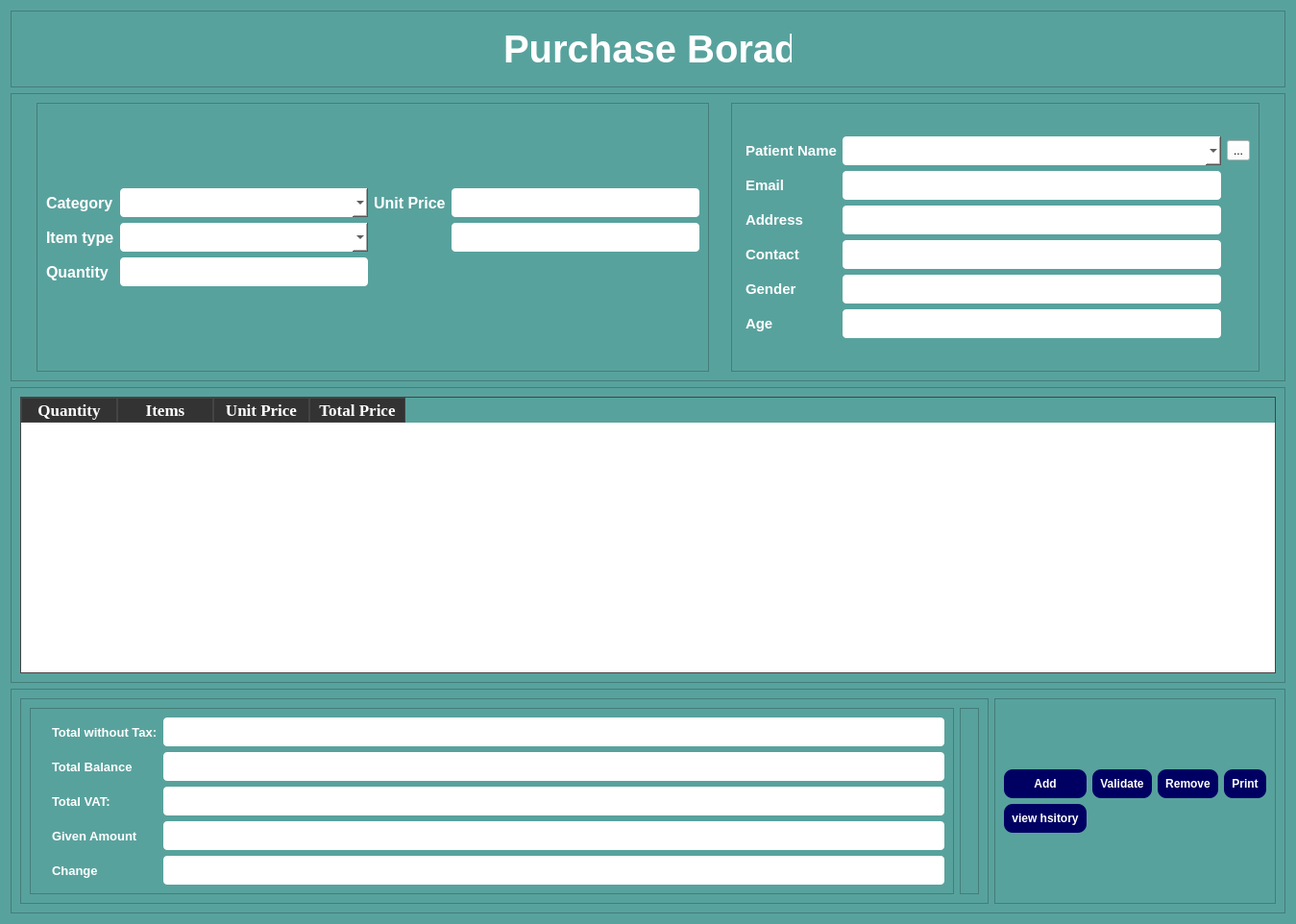
<?xml version="1.0" encoding="UTF-8"?>
<ui version="4.0">
 <class>Form</class>
 <widget class="QWidget" name="Form">
  <property name="geometry">
   <rect>
    <x>0</x>
    <y>0</y>
    <width>1349</width>
    <height>962</height>
   </rect>
  </property>
  <property name="windowTitle">
   <string>Form</string>
  </property>
  <property name="styleSheet">
   <string notr="true">#Form, #frame_2 ,#frame_3, #frame_4, #frame_6, #frame_7, #frame, #frame_5, #frame_8{
background-color: rgb(88, 162, 157);
}

QWidget{
background-color: rgb(88, 162, 157);
}

QFrame{
color: rgb(255, 255, 255);
}

QLineEdit, QComboBox{
color: black;
}

QTableWidget{
	color: rgb(0, 0, 0);
	background-color: rgb(255, 255, 255);
}

QLineEdit, QComboBox, #toolButton{
	background-color: rgb(255, 255, 255);
}
#toolButton{
	color: rgb(0, 0, 0);
}</string>
  </property>
  <layout class="QVBoxLayout" name="verticalLayout_2">
   <item>
    <widget class="QFrame" name="frame">
     <property name="minimumSize">
      <size>
       <width>1308</width>
       <height>0</height>
      </size>
     </property>
     <property name="frameShape">
      <enum>QFrame::StyledPanel</enum>
     </property>
     <property name="frameShadow">
      <enum>QFrame::Raised</enum>
     </property>
     <layout class="QHBoxLayout" name="horizontalLayout">
      <item alignment="Qt::AlignHCenter">
       <widget class="QLabel" name="label_6">
        <property name="minimumSize">
         <size>
          <width>60</width>
          <height>60</height>
         </size>
        </property>
        <property name="maximumSize">
         <size>
          <width>60</width>
          <height>60</height>
         </size>
        </property>
        <property name="text">
         <string/>
        </property>
        <property name="pixmap">
         <pixmap resource="../static.qrc">:/logo/images/9827180.png</pixmap>
        </property>
        <property name="scaledContents">
         <bool>true</bool>
        </property>
       </widget>
      </item>
      <item alignment="Qt::AlignHCenter">
       <widget class="QLabel" name="label">
        <property name="minimumSize">
         <size>
          <width>234</width>
          <height>0</height>
         </size>
        </property>
        <property name="maximumSize">
         <size>
          <width>300</width>
          <height>16777215</height>
         </size>
        </property>
        <property name="font">
         <font>
          <pointsize>30</pointsize>
          <bold>true</bold>
         </font>
        </property>
        <property name="text">
         <string>Purchase Borad</string>
        </property>
       </widget>
      </item>
      <item alignment="Qt::AlignHCenter">
       <widget class="QLabel" name="label_2">
        <property name="minimumSize">
         <size>
          <width>60</width>
          <height>60</height>
         </size>
        </property>
        <property name="maximumSize">
         <size>
          <width>60</width>
          <height>60</height>
         </size>
        </property>
        <property name="text">
         <string/>
        </property>
        <property name="pixmap">
         <pixmap resource="../static.qrc">:/logo/images/9827180.png</pixmap>
        </property>
        <property name="scaledContents">
         <bool>true</bool>
        </property>
       </widget>
      </item>
     </layout>
    </widget>
   </item>
   <item>
    <widget class="QFrame" name="frame_2">
     <property name="minimumSize">
      <size>
       <width>1200</width>
       <height>300</height>
      </size>
     </property>
     <property name="maximumSize">
      <size>
       <width>2000</width>
       <height>300</height>
      </size>
     </property>
     <property name="styleSheet">
      <string notr="true"/>
     </property>
     <property name="frameShape">
      <enum>QFrame::StyledPanel</enum>
     </property>
     <property name="frameShadow">
      <enum>QFrame::Raised</enum>
     </property>
     <layout class="QGridLayout" name="gridLayout_5">
      <item row="0" column="0">
       <widget class="QFrame" name="frame_4">
        <property name="minimumSize">
         <size>
          <width>700</width>
          <height>0</height>
         </size>
        </property>
        <property name="maximumSize">
         <size>
          <width>700</width>
          <height>16777215</height>
         </size>
        </property>
        <property name="styleSheet">
         <string notr="true">QLineEdit{
	border-radius: 4px;
	height: 20px;
	padding: 5px;

}

QComboBox{
	border-radius: 4px;
	height: 20px;
	padding: 5px;

}</string>
        </property>
        <property name="frameShape">
         <enum>QFrame::StyledPanel</enum>
        </property>
        <property name="frameShadow">
         <enum>QFrame::Raised</enum>
        </property>
        <layout class="QGridLayout" name="gridLayout_7">
         <item row="0" column="0">
          <layout class="QGridLayout" name="gridLayout">
           <item row="0" column="0">
            <widget class="QLabel" name="label_3">
             <property name="font">
              <font>
               <pointsize>12</pointsize>
               <bold>true</bold>
              </font>
             </property>
             <property name="text">
              <string>Category</string>
             </property>
            </widget>
           </item>
           <item row="0" column="1">
            <widget class="QComboBox" name="category"/>
           </item>
           <item row="2" column="0">
            <widget class="QLabel" name="label_5">
             <property name="font">
              <font>
               <pointsize>12</pointsize>
               <bold>true</bold>
              </font>
             </property>
             <property name="text">
              <string>Quantity</string>
             </property>
            </widget>
           </item>
           <item row="2" column="1">
            <widget class="QLineEdit" name="quantity"/>
           </item>
           <item row="0" column="2">
            <widget class="QLabel" name="label_7">
             <property name="font">
              <font>
               <pointsize>12</pointsize>
               <bold>true</bold>
              </font>
             </property>
             <property name="text">
              <string>Unit Price</string>
             </property>
            </widget>
           </item>
           <item row="1" column="1">
            <widget class="QComboBox" name="item_types"/>
           </item>
           <item row="1" column="0">
            <widget class="QLabel" name="label_4">
             <property name="font">
              <font>
               <pointsize>12</pointsize>
               <bold>true</bold>
              </font>
             </property>
             <property name="text">
              <string>Item type</string>
             </property>
            </widget>
           </item>
           <item row="0" column="3">
            <widget class="QLineEdit" name="unit_price">
             <property name="readOnly">
              <bool>true</bool>
             </property>
            </widget>
           </item>
           <item row="1" column="3">
            <widget class="QLabel" name="stock_level_display">
             <property name="styleSheet">
              <string notr="true">
	border-radius: 4px;
	height: 20px;
	padding: 5px;
background-color: rgb(255, 255, 255);
</string>
             </property>
             <property name="text">
              <string/>
             </property>
            </widget>
           </item>
          </layout>
         </item>
        </layout>
       </widget>
      </item>
      <item row="0" column="1">
       <widget class="QFrame" name="frame_3">
        <property name="minimumSize">
         <size>
          <width>550</width>
          <height>0</height>
         </size>
        </property>
        <property name="maximumSize">
         <size>
          <width>550</width>
          <height>16777215</height>
         </size>
        </property>
        <property name="styleSheet">
         <string notr="true">QLineEdit{
	border-radius: 4px;
	height: 20px;
	padding: 5px;

}

QComboBox{
	border-radius: 4px;
	height: 20px;
	padding: 5px;

}</string>
        </property>
        <property name="frameShape">
         <enum>QFrame::StyledPanel</enum>
        </property>
        <property name="frameShadow">
         <enum>QFrame::Raised</enum>
        </property>
        <layout class="QGridLayout" name="gridLayout_6">
         <item row="0" column="0">
          <layout class="QGridLayout" name="gridLayout_2">
           <property name="leftMargin">
            <number>5</number>
           </property>
           <property name="topMargin">
            <number>0</number>
           </property>
           <property name="horizontalSpacing">
            <number>6</number>
           </property>
           <item row="0" column="1">
            <widget class="QComboBox" name="patient_name"/>
           </item>
           <item row="2" column="0">
            <widget class="QLabel" name="label_10">
             <property name="minimumSize">
              <size>
               <width>0</width>
               <height>0</height>
              </size>
             </property>
             <property name="font">
              <font>
               <pointsize>11</pointsize>
               <bold>true</bold>
              </font>
             </property>
             <property name="text">
              <string>Address</string>
             </property>
            </widget>
           </item>
           <item row="3" column="1">
            <widget class="QLineEdit" name="p_contact">
             <property name="readOnly">
              <bool>true</bool>
             </property>
            </widget>
           </item>
           <item row="1" column="1">
            <widget class="QLineEdit" name="p_email">
             <property name="readOnly">
              <bool>true</bool>
             </property>
            </widget>
           </item>
           <item row="0" column="2">
            <widget class="QToolButton" name="toolButton">
             <property name="text">
              <string>...</string>
             </property>
            </widget>
           </item>
           <item row="4" column="1">
            <widget class="QLineEdit" name="p_gender">
             <property name="readOnly">
              <bool>true</bool>
             </property>
            </widget>
           </item>
           <item row="2" column="1">
            <widget class="QLineEdit" name="p_address">
             <property name="readOnly">
              <bool>true</bool>
             </property>
            </widget>
           </item>
           <item row="5" column="1">
            <widget class="QLineEdit" name="p_age">
             <property name="readOnly">
              <bool>true</bool>
             </property>
            </widget>
           </item>
           <item row="3" column="0">
            <widget class="QLabel" name="label_11">
             <property name="font">
              <font>
               <pointsize>11</pointsize>
               <bold>true</bold>
              </font>
             </property>
             <property name="text">
              <string>Contact</string>
             </property>
            </widget>
           </item>
           <item row="1" column="0">
            <widget class="QLabel" name="label_9">
             <property name="font">
              <font>
               <pointsize>11</pointsize>
               <bold>true</bold>
              </font>
             </property>
             <property name="text">
              <string>Email</string>
             </property>
            </widget>
           </item>
           <item row="4" column="0">
            <widget class="QLabel" name="label_12">
             <property name="font">
              <font>
               <pointsize>11</pointsize>
               <bold>true</bold>
              </font>
             </property>
             <property name="text">
              <string>Gender</string>
             </property>
            </widget>
           </item>
           <item row="5" column="0">
            <widget class="QLabel" name="label_13">
             <property name="font">
              <font>
               <pointsize>11</pointsize>
               <bold>true</bold>
              </font>
             </property>
             <property name="text">
              <string>Age</string>
             </property>
            </widget>
           </item>
           <item row="0" column="0">
            <widget class="QLabel" name="label_8">
             <property name="font">
              <font>
               <pointsize>11</pointsize>
               <bold>true</bold>
              </font>
             </property>
             <property name="text">
              <string>Patient Name</string>
             </property>
            </widget>
           </item>
          </layout>
         </item>
        </layout>
       </widget>
      </item>
     </layout>
    </widget>
   </item>
   <item>
    <widget class="QFrame" name="frame_5">
     <property name="minimumSize">
      <size>
       <width>1267</width>
       <height>0</height>
      </size>
     </property>
     <property name="styleSheet">
      <string notr="true">

#tableWidget{
	background-color: rgb(255, 255, 255);
	color: rgb(0, 0, 0);
}

#tableWidget::hover{
	color: rgb(0, 0, 0);

}

#tableWidget::select{
	color: rgb(0, 0, 0);
	background-color: rgb(214, 214, 214);
}</string>
     </property>
     <property name="frameShape">
      <enum>QFrame::StyledPanel</enum>
     </property>
     <property name="frameShadow">
      <enum>QFrame::Raised</enum>
     </property>
     <layout class="QVBoxLayout" name="verticalLayout">
      <item>
       <widget class="QTableWidget" name="tableWidget">
        <property name="font">
         <font>
          <kerning>false</kerning>
         </font>
        </property>
        <property name="styleSheet">
         <string notr="true">

QTableWidget {
color: rgb(0, 0, 0);
selection-background-color: rgb(14, 163, 255);
    border: 1px solid #444444;
    gridline-color: #555555;
}
QTableWidget::item {
    background-color: #282828;
    color: #FFFFFF;
}
QTableWidget::item:selected {
    background-color: #444444;
    color: #FFCC00;
}
QHeaderView::section {
    background-color: #333333;
    color: #FFFFFF;
    border: 1px solid #444444;
}
QTableWidget::item:hover {
    background-color: #555555;
}
</string>
        </property>
        <property name="sortingEnabled">
         <bool>true</bool>
        </property>
        <column>
         <property name="text">
          <string>Quantity</string>
         </property>
         <property name="font">
          <font>
           <family>Times New Roman</family>
           <pointsize>13</pointsize>
           <bold>true</bold>
          </font>
         </property>
         <property name="background">
          <color>
           <red>255</red>
           <green>255</green>
           <blue>255</blue>
          </color>
         </property>
        </column>
        <column>
         <property name="text">
          <string>Items</string>
         </property>
         <property name="font">
          <font>
           <family>Times New Roman</family>
           <pointsize>13</pointsize>
           <bold>true</bold>
          </font>
         </property>
         <property name="background">
          <color>
           <red>255</red>
           <green>255</green>
           <blue>255</blue>
          </color>
         </property>
        </column>
        <column>
         <property name="text">
          <string>Unit Price</string>
         </property>
         <property name="font">
          <font>
           <family>Times New Roman</family>
           <pointsize>13</pointsize>
           <bold>true</bold>
          </font>
         </property>
         <property name="background">
          <color>
           <red>255</red>
           <green>255</green>
           <blue>255</blue>
          </color>
         </property>
        </column>
        <column>
         <property name="text">
          <string>Total Price</string>
         </property>
         <property name="font">
          <font>
           <family>Times New Roman</family>
           <pointsize>13</pointsize>
           <bold>true</bold>
          </font>
         </property>
         <property name="background">
          <color>
           <red>255</red>
           <green>255</green>
           <blue>255</blue>
          </color>
         </property>
        </column>
       </widget>
      </item>
     </layout>
    </widget>
   </item>
   <item>
    <widget class="QFrame" name="frame_6">
     <property name="minimumSize">
      <size>
       <width>1291</width>
       <height>0</height>
      </size>
     </property>
     <property name="maximumSize">
      <size>
       <width>1500</width>
       <height>16777215</height>
      </size>
     </property>
     <property name="styleSheet">
      <string notr="true">QLineEdit{
	border-radius: 4px;
	height: 20px;
	padding: 5px;

}
#frame_6{
	background-color: rgb(88, 162, 157);
}
</string>
     </property>
     <property name="frameShape">
      <enum>QFrame::StyledPanel</enum>
     </property>
     <property name="frameShadow">
      <enum>QFrame::Raised</enum>
     </property>
     <layout class="QHBoxLayout" name="horizontalLayout_2">
      <item>
       <widget class="QFrame" name="frame_8">
        <property name="styleSheet">
         <string notr="true">#frame_10, #frame_9{
	background-color: rgb(88, 162, 157);
}

QLineEdit{
	background-color: rgb(255, 255, 255);
}</string>
        </property>
        <property name="frameShape">
         <enum>QFrame::StyledPanel</enum>
        </property>
        <property name="frameShadow">
         <enum>QFrame::Raised</enum>
        </property>
        <layout class="QHBoxLayout" name="horizontalLayout_3">
         <item>
          <widget class="QFrame" name="frame_9">
           <property name="frameShape">
            <enum>QFrame::StyledPanel</enum>
           </property>
           <property name="frameShadow">
            <enum>QFrame::Raised</enum>
           </property>
           <layout class="QGridLayout" name="gridLayout_9">
            <item row="0" column="0">
             <layout class="QGridLayout" name="gridLayout_3">
              <item row="1" column="2">
               <widget class="QLineEdit" name="total_balance">
                <property name="font">
                 <font>
                  <pointsize>12</pointsize>
                 </font>
                </property>
                <property name="readOnly">
                 <bool>true</bool>
                </property>
               </widget>
              </item>
              <item row="1" column="0">
               <widget class="QLabel" name="label_22">
                <property name="text">
                 <string/>
                </property>
                <property name="pixmap">
                 <pixmap resource="../static.qrc">:/logo/images/payment_history_50px.png</pixmap>
                </property>
                <property name="scaledContents">
                 <bool>true</bool>
                </property>
               </widget>
              </item>
              <item row="1" column="1">
               <widget class="QLabel" name="label_21">
                <property name="font">
                 <font>
                  <pointsize>10</pointsize>
                  <bold>true</bold>
                 </font>
                </property>
                <property name="text">
                 <string>Total Balance</string>
                </property>
               </widget>
              </item>
              <item row="5" column="0">
               <widget class="QLabel" name="label_20">
                <property name="text">
                 <string/>
                </property>
                <property name="pixmap">
                 <pixmap resource="../static.qrc">:/logo/images/stack_of_money_48px.png</pixmap>
                </property>
                <property name="scaledContents">
                 <bool>true</bool>
                </property>
               </widget>
              </item>
              <item row="0" column="1">
               <widget class="QLabel" name="label_14">
                <property name="font">
                 <font>
                  <pointsize>10</pointsize>
                  <bold>true</bold>
                 </font>
                </property>
                <property name="text">
                 <string>Total without Tax:</string>
                </property>
               </widget>
              </item>
              <item row="0" column="2">
               <widget class="QLineEdit" name="total_amount_without_tax">
                <property name="font">
                 <font>
                  <pointsize>12</pointsize>
                 </font>
                </property>
                <property name="readOnly">
                 <bool>true</bool>
                </property>
               </widget>
              </item>
              <item row="5" column="1">
               <widget class="QLabel" name="label_19">
                <property name="font">
                 <font>
                  <pointsize>10</pointsize>
                  <bold>true</bold>
                 </font>
                </property>
                <property name="text">
                 <string>Change</string>
                </property>
               </widget>
              </item>
              <item row="5" column="2">
               <widget class="QLineEdit" name="change_to_give">
                <property name="font">
                 <font>
                  <pointsize>12</pointsize>
                 </font>
                </property>
                <property name="readOnly">
                 <bool>true</bool>
                </property>
               </widget>
              </item>
              <item row="3" column="1">
               <widget class="QLabel" name="label_18">
                <property name="font">
                 <font>
                  <pointsize>10</pointsize>
                  <bold>true</bold>
                 </font>
                </property>
                <property name="text">
                 <string>Total VAT:</string>
                </property>
               </widget>
              </item>
              <item row="4" column="1">
               <widget class="QLabel" name="label_23">
                <property name="font">
                 <font>
                  <pointsize>10</pointsize>
                  <bold>true</bold>
                 </font>
                </property>
                <property name="text">
                 <string>Given Amount</string>
                </property>
               </widget>
              </item>
              <item row="3" column="2">
               <widget class="QLineEdit" name="total_VAT_on_items">
                <property name="font">
                 <font>
                  <pointsize>12</pointsize>
                 </font>
                </property>
                <property name="readOnly">
                 <bool>true</bool>
                </property>
               </widget>
              </item>
              <item row="4" column="2">
               <widget class="QLineEdit" name="amount_given">
                <property name="font">
                 <font>
                  <pointsize>12</pointsize>
                 </font>
                </property>
               </widget>
              </item>
              <item row="4" column="0">
               <widget class="QLabel" name="label_24">
                <property name="text">
                 <string/>
                </property>
                <property name="pixmap">
                 <pixmap resource="../static.qrc">:/logo/images/sales_performance_50px.png</pixmap>
                </property>
                <property name="scaledContents">
                 <bool>true</bool>
                </property>
               </widget>
              </item>
             </layout>
            </item>
           </layout>
          </widget>
         </item>
         <item>
          <widget class="QFrame" name="frame_10">
           <property name="styleSheet">
            <string notr="true">QLineEdit{
	background-color: rgb(255, 170, 0);
}</string>
           </property>
           <property name="frameShape">
            <enum>QFrame::StyledPanel</enum>
           </property>
           <property name="frameShadow">
            <enum>QFrame::Raised</enum>
           </property>
           <layout class="QVBoxLayout" name="verticalLayout_3">
            <property name="spacing">
             <number>2</number>
            </property>
            <property name="sizeConstraint">
             <enum>QLayout::SetDefaultConstraint</enum>
            </property>
            <property name="bottomMargin">
             <number>9</number>
            </property>
           </layout>
          </widget>
         </item>
        </layout>
       </widget>
      </item>
      <item>
       <widget class="QFrame" name="frame_7">
        <property name="styleSheet">
         <string notr="true">QPushButton{
	border-radius: 9px;
	padding: 8px;
	font-weight: 900px;
	background-color: rgb(0, 0, 99);
	color: white;
}

QPushButton::hover{
	background-color: rgb(179, 179, 179);
}</string>
        </property>
        <property name="frameShape">
         <enum>QFrame::StyledPanel</enum>
        </property>
        <property name="frameShadow">
         <enum>QFrame::Raised</enum>
        </property>
        <layout class="QGridLayout" name="gridLayout_8">
         <item row="0" column="0">
          <layout class="QGridLayout" name="gridLayout_4">
           <item row="1" column="4">
            <widget class="QPushButton" name="receipt_print">
             <property name="font">
              <font>
               <bold>true</bold>
              </font>
             </property>
             <property name="text">
              <string>Print</string>
             </property>
             <property name="icon">
              <iconset resource="../static.qrc">
               <normaloff>:/logo/images/print_100px.png</normaloff>:/logo/images/print_100px.png</iconset>
             </property>
             <property name="iconSize">
              <size>
               <width>32</width>
               <height>32</height>
              </size>
             </property>
            </widget>
           </item>
           <item row="1" column="2">
            <widget class="QPushButton" name="validate">
             <property name="font">
              <font>
               <bold>true</bold>
              </font>
             </property>
             <property name="text">
              <string>Validate</string>
             </property>
             <property name="icon">
              <iconset resource="../static.qrc">
               <normaloff>:/logo/images/ok_50px.png</normaloff>:/logo/images/ok_50px.png</iconset>
             </property>
             <property name="iconSize">
              <size>
               <width>32</width>
               <height>32</height>
              </size>
             </property>
            </widget>
           </item>
           <item row="1" column="1">
            <widget class="QPushButton" name="add_to_cart">
             <property name="font">
              <font>
               <pointsize>9</pointsize>
               <bold>true</bold>
              </font>
             </property>
             <property name="text">
              <string>Add</string>
             </property>
             <property name="icon">
              <iconset resource="../static.qrc">
               <normaloff>:/logo/images/add_shopping_cart_48px.png</normaloff>:/logo/images/add_shopping_cart_48px.png</iconset>
             </property>
             <property name="iconSize">
              <size>
               <width>32</width>
               <height>32</height>
              </size>
             </property>
            </widget>
           </item>
           <item row="1" column="3">
            <widget class="QPushButton" name="delete_from_cart">
             <property name="font">
              <font>
               <bold>true</bold>
              </font>
             </property>
             <property name="text">
              <string>Remove</string>
             </property>
             <property name="icon">
              <iconset resource="../static.qrc">
               <normaloff>:/logo/images/delete_100px.png</normaloff>:/logo/images/delete_100px.png</iconset>
             </property>
             <property name="iconSize">
              <size>
               <width>32</width>
               <height>32</height>
              </size>
             </property>
            </widget>
           </item>
           <item row="2" column="1">
            <widget class="QPushButton" name="payment_history_button">
             <property name="font">
              <font>
               <bold>true</bold>
              </font>
             </property>
             <property name="text">
              <string>view hsitory</string>
             </property>
             <property name="icon">
              <iconset resource="../static.qrc">
               <normaloff>:/logo/images/1268366.png</normaloff>:/logo/images/1268366.png</iconset>
             </property>
             <property name="iconSize">
              <size>
               <width>32</width>
               <height>32</height>
              </size>
             </property>
            </widget>
           </item>
          </layout>
         </item>
        </layout>
       </widget>
      </item>
     </layout>
    </widget>
   </item>
  </layout>
 </widget>
 <resources>
  <include location="../static.qrc"/>
  <include location="../static.qrc"/>
  <include location="../../../.designer/static.qrc"/>
 </resources>
 <connections/>
</ui>
